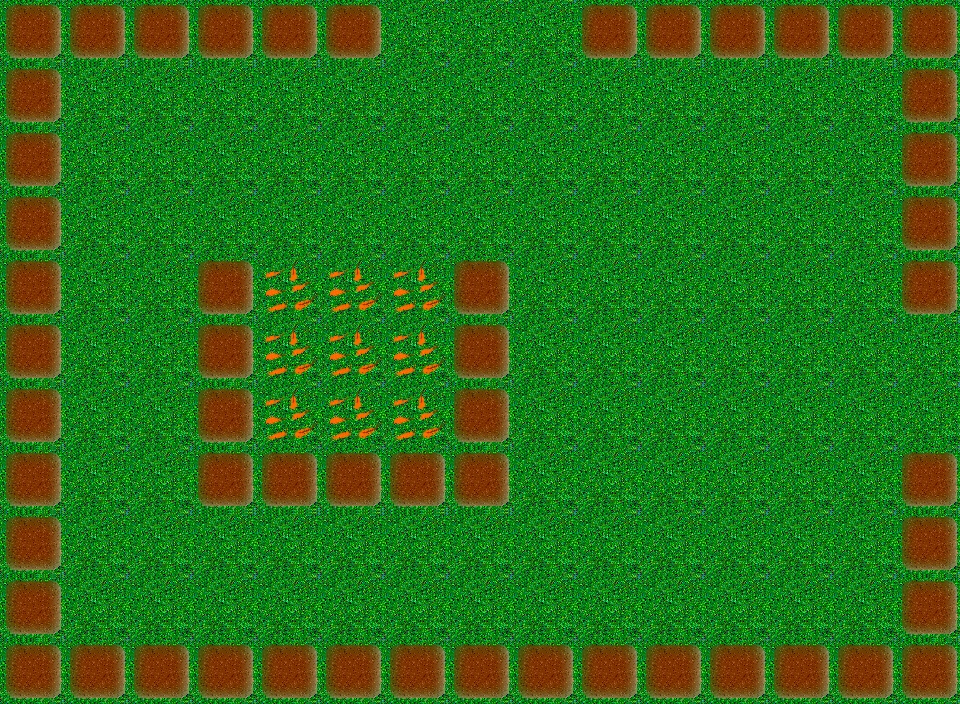

This is a level from a 2D game, rendered from its Tiled map with the project's own tilesets. A one-line summary and the map file follow, with tile-layer data summarised:
An orthogonal 15x11 tile map with 64x64 px tiles, 1 tile layer (Tile Layer 1).

<map version="1.0" orientation="orthogonal" width="15" height="11" tilewidth="64" tileheight="64">
 <tileset firstgid="1" name="more grass" tilewidth="64" tileheight="64">
  <image source="../res/grassTiles.png" width="704" height="448" />
  <tile id="1">
   <properties>
    <property name="stone" value="true" />
   </properties>
  </tile>
 </tileset>
 <layer name="Tile Layer 1" width="15" height="11">
  <data>[165 cells, 165 non-empty, 3 distinct tile ids]</data>
 </layer>
</map>
